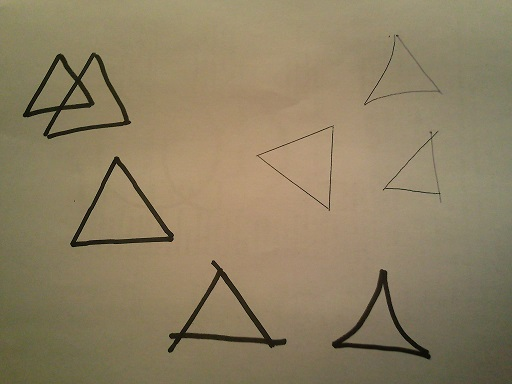
//> input picture tests/triangle_5_1_8.jpg, 512 x 384 px
$ ./triangle   (built with g++ and OpenCV 4)
//> lines starting //> are read from the running program, lines starting //| are printed output that depends on the picture; after the words box and inside, x2 and y2 are one past the last pixel; in counts of white or black regions, pixels touching at a corner belong together
#include <opencv2/core/core.hpp>
#include <opencv2/highgui/highgui.hpp>
#include <opencv2/imgproc/imgproc.hpp>

#include <vector>

using namespace std;

using namespace cv;

void drawStuff();
void drawAllTriangles(Mat&, const vector< vector<Point> >&);

Mat img_rgb,img_gray,canny_output,drawing;

int thresh = 100;
int max_thresh = 255;

int main(){
    img_rgb  = imread("../tests/triangle_5_1_8.jpg");
//> img_rgb is the input picture: 384 rows x 512 cols, CV_8UC3; mean B, G, R 98.5, 127.5, 141.2
    cvtColor(img_rgb,img_gray,CV_RGB2GRAY);
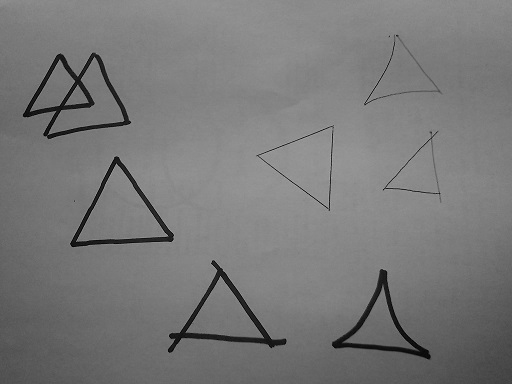
//> img_gray: 384 rows x 512 cols, CV_8UC1; min 1, max 176, mean 120.4
    imshow("InputImage",img_rgb);
    drawStuff();
    waitKey(0);
}

void drawStuff(){
    vector<vector<Point> > contours;
    vector<Vec4i> hierarchy;

    Canny( img_gray, canny_output, thresh, thresh*2, 3 );
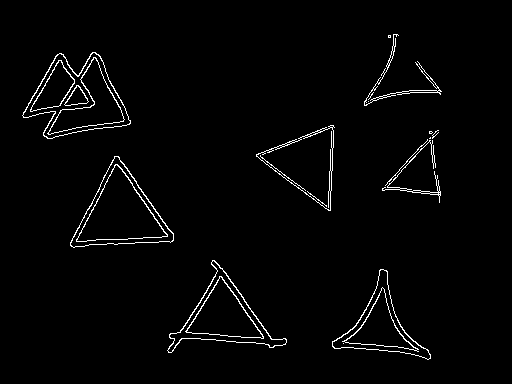
//> canny_output: 384 rows x 512 cols, CV_8UC1; 2.1% white in thin lines or dots, all inside (x1, y1, x2, y2) = (22, 34, 442, 360)
    imshow("Canny",canny_output);
    findContours( canny_output, contours, hierarchy, CV_RETR_TREE, CV_CHAIN_APPROX_SIMPLE, Point(0, 0) );
//> contours = 70 contours, 43 with area under 20; largest, box (x1, y1, x2, y2) and area: (22, 52, 131, 139) 5383, (22, 52, 131, 139) 5282, (70, 156, 174, 248) 4866, (70, 156, 174, 248) 4787, (167, 260, 287, 353) 3920
    drawing = Mat::zeros( canny_output.size(), CV_8UC3 );

    drawAllTriangles(drawing,contours);
    imshow("Triangles",drawing);
}

void drawAllTriangles(Mat& img, const vector< vector<Point> >& contours){
    vector<Point> approxTriangle;
    for(size_t i = 0; i < contours.size(); i++){
        approxPolyDP(contours[i], approxTriangle, arcLength(Mat(contours[i]), true)*0.05, true);
        if(approxTriangle.size() == 3){
            drawContours(img, contours, i, Scalar(0, 255, 255), CV_FILLED); // fill GREEN
            vector<Point>::iterator vertex;
            for(vertex = approxTriangle.begin(); vertex != approxTriangle.end(); ++vertex){
                circle(img, *vertex, 3, Scalar(0, 0, 255), 1);
            }
        }
    }
//> this loop made 70 passes
//> approxTriangle on passes 1 to 12: 3 Points (x, y): [380, 269], [332, 346], [430, 358], 3 Points (x, y): [381, 269], [428, 359], [332, 345], 1 Point (x, y): [343, 343], 3 Points (x, y): [342, 341], [418, 351], [382, 287], 3 Points (x, y): [344, 341], [382, 287], [417, 349], 3 Points (x, y): [167, 350], [286, 339], [212, 260], 3 Points (x, y): [167, 350], [213, 260], [286, 340], 3 Points (x, y): [185, 331], [263, 338], [221, 276], 3 Points (x, y): [186, 331], [220, 276], [263, 337], 3 Points (x, y): [114, 156], [70, 245], [172, 241], 3 Points (x, y): [115, 156], [170, 242], [70, 244], 3 Points (x, y): [76, 241], [167, 234], [115, 164]
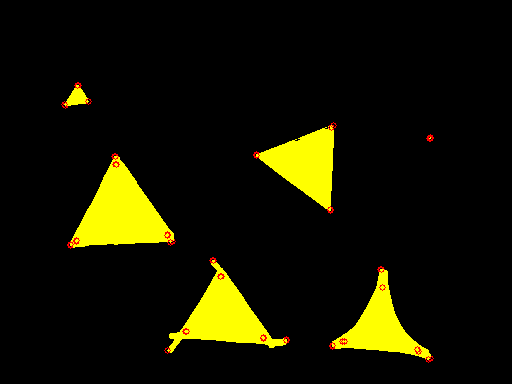
//> img: 384 rows x 512 cols, CV_8UC3; mean B, G, R 0, 20.4, 21.2
//> after the loop, approxTriangle = 6 Points (x, y): [393, 45], [394, 46], [394, 50], [393, 51], [392, 50], [392, 46]
}

$ run again, with tests/triangle_0_0_1.jpg copied over tests/triangle_5_1_8.jpg
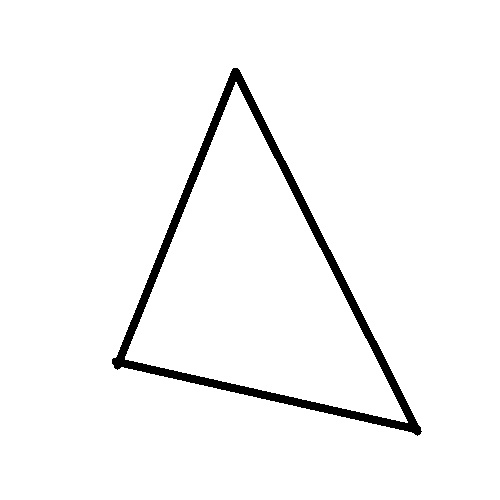
//> input picture tests/triangle_0_0_1.jpg, 500 x 500 px
//> img_rgb is the input picture: 500 rows x 500 cols, CV_8UC3; min 0, max 255, mean 246.6
//> in drawStuff, `Canny( img_gray, canny_output, thresh, thresh*2, 3 );`:
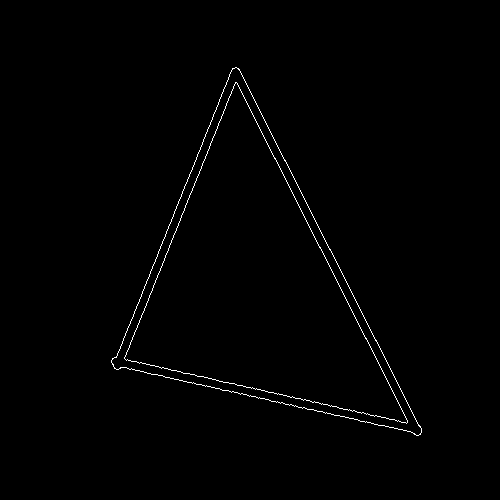
//> canny_output: 500 rows x 500 cols, CV_8UC1; 0.76% white in thin lines or dots, all inside (x1, y1, x2, y2) = (111, 67, 422, 436)
//> contours = 4 contours; box (x1, y1, x2, y2) and area: (111, 67, 422, 436) 51355, (111, 67, 422, 436) 51343, (124, 82, 408, 424) 43152, (124, 82, 408, 424) 43148
//> the loop in drawAllTriangles, `for(size_t i = 0; i < contours.size(); i++)` made 4 passes
//> approxTriangle on passes 1 to 4: 3 Points (x, y): [232, 68], [114, 368], [420, 434], 3 Points (x, y): [233, 68], [418, 435], [113, 366], 3 Points (x, y): [235, 82], [124, 358], [406, 423], 3 Points (x, y): [236, 82], [406, 423], [124, 358]
//> after the loop in drawAllTriangles, `for(size_t i = 0; i < contours.size(); i++)`:
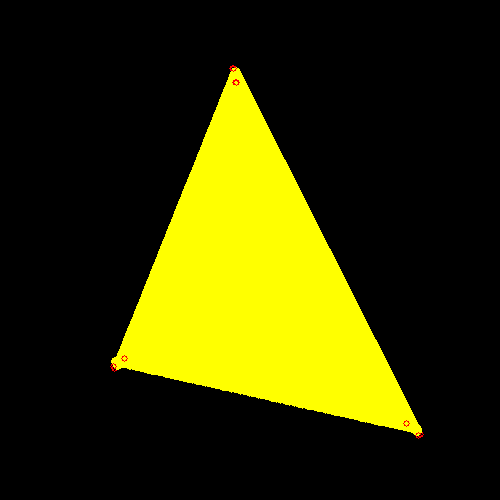
//> img: 500 rows x 500 cols, CV_8UC3; mean B, G, R 0, 52.8, 52.9
